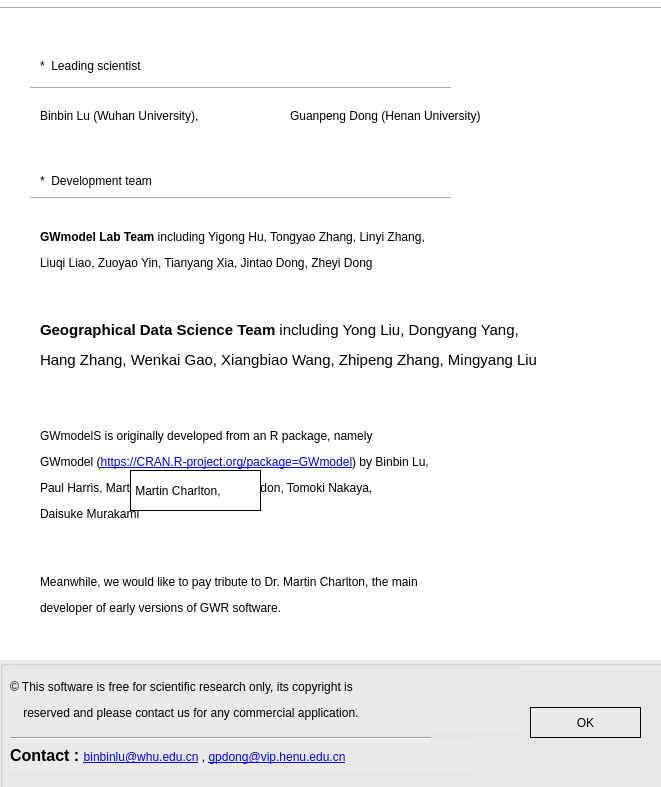
<?xml version="1.0" encoding="UTF-8"?>
<ui version="4.0">
 <class>aboutDevelopers</class>
 <widget class="QDialog" name="aboutDevelopers">
  <property name="geometry">
   <rect>
    <x>0</x>
    <y>0</y>
    <width>661</width>
    <height>787</height>
   </rect>
  </property>
  <property name="windowTitle">
   <string>Dialog</string>
  </property>
  <property name="styleSheet">
   <string notr="true">background-color: rgb(255, 255, 255);</string>
  </property>
  <widget class="QGroupBox" name="groupBox">
   <property name="geometry">
    <rect>
     <x>0</x>
     <y>660</y>
     <width>781</width>
     <height>131</height>
    </rect>
   </property>
   <property name="sizePolicy">
    <sizepolicy hsizetype="Expanding" vsizetype="Preferred">
     <horstretch>0</horstretch>
     <verstretch>0</verstretch>
    </sizepolicy>
   </property>
   <property name="styleSheet">
    <string notr="true">background-color: rgb(234, 234, 234);</string>
   </property>
   <property name="title">
    <string/>
   </property>
   <widget class="QPushButton" name="btnOK">
    <property name="geometry">
     <rect>
      <x>530</x>
      <y>47</y>
      <width>111</width>
      <height>31</height>
     </rect>
    </property>
    <property name="styleSheet">
     <string notr="true">border:1px solid rgb(0, 0, 0);
</string>
    </property>
    <property name="text">
     <string>OK</string>
    </property>
   </widget>
   <widget class="QLabel" name="label_8">
    <property name="geometry">
     <rect>
      <x>10</x>
      <y>10</y>
      <width>511</width>
      <height>61</height>
     </rect>
    </property>
    <property name="styleSheet">
     <string notr="true">font: 11pt &quot;Times New Roman&quot;;</string>
    </property>
    <property name="text">
     <string>&lt;html&gt;&lt;head/&gt;&lt;body&gt;&lt;p&gt;© This software is free for scientific research only, its copyright is &lt;/p&gt;&lt;p&gt;    reserved and please contact us for any commercial application.&lt;/p&gt;&lt;/body&gt;&lt;/html&gt;</string>
    </property>
   </widget>
   <widget class="QLabel" name="label_10">
    <property name="geometry">
     <rect>
      <x>10</x>
      <y>80</y>
      <width>461</width>
      <height>31</height>
     </rect>
    </property>
    <property name="styleSheet">
     <string notr="true">font: 11pt &quot;Times New Roman&quot;;</string>
    </property>
    <property name="text">
     <string>&lt;html&gt;&lt;head/&gt;&lt;body&gt;&lt;p&gt;&lt;span style=&quot; font-size:12pt; font-weight:600;&quot;&gt;Contact : &lt;/span&gt;&lt;a href=&quot;binbinlu@whu.edu.cn&quot;&gt;&lt;span style=&quot; text-decoration: underline; color:#0000ff;&quot;&gt;binbinlu@whu.edu.cn&lt;/span&gt;&lt;/a&gt; , &lt;a href=&quot;gpdong@vip.henu.edu.cn&quot;&gt;&lt;span style=&quot; text-decoration: underline; color:#0000ff;&quot;&gt;gpdong@vip.henu.edu.cn&lt;/span&gt;&lt;/a&gt;&lt;/p&gt;&lt;/body&gt;&lt;/html&gt;</string>
    </property>
   </widget>
   <widget class="Line" name="line_4">
    <property name="geometry">
     <rect>
      <x>10</x>
      <y>70</y>
      <width>421</width>
      <height>16</height>
     </rect>
    </property>
    <property name="orientation">
     <enum>Qt::Horizontal</enum>
    </property>
   </widget>
  </widget>
  <widget class="Line" name="line">
   <property name="geometry">
    <rect>
     <x>0</x>
     <y>0</y>
     <width>661</width>
     <height>16</height>
    </rect>
   </property>
   <property name="orientation">
    <enum>Qt::Horizontal</enum>
   </property>
  </widget>
  <widget class="QLabel" name="label">
   <property name="geometry">
    <rect>
     <x>40</x>
     <y>50</y>
     <width>191</width>
     <height>31</height>
    </rect>
   </property>
   <property name="styleSheet">
    <string notr="true">font: 75 14pt &quot;Times New Roman&quot;;</string>
   </property>
   <property name="text">
    <string>*  Leading scientist</string>
   </property>
  </widget>
  <widget class="Line" name="line_2">
   <property name="geometry">
    <rect>
     <x>30</x>
     <y>80</y>
     <width>421</width>
     <height>16</height>
    </rect>
   </property>
   <property name="orientation">
    <enum>Qt::Horizontal</enum>
   </property>
  </widget>
  <widget class="QLabel" name="label_5">
   <property name="geometry">
    <rect>
     <x>40</x>
     <y>170</y>
     <width>351</width>
     <height>21</height>
    </rect>
   </property>
   <property name="styleSheet">
    <string notr="true">font: 75 14pt &quot;Times New Roman&quot;;</string>
   </property>
   <property name="text">
    <string>*  Development team</string>
   </property>
  </widget>
  <widget class="Line" name="line_3">
   <property name="geometry">
    <rect>
     <x>30</x>
     <y>190</y>
     <width>421</width>
     <height>16</height>
    </rect>
   </property>
   <property name="orientation">
    <enum>Qt::Horizontal</enum>
   </property>
  </widget>
  <widget class="QLabel" name="label_6">
   <property name="geometry">
    <rect>
     <x>40</x>
     <y>220</y>
     <width>561</width>
     <height>61</height>
    </rect>
   </property>
   <property name="styleSheet">
    <string notr="true">font: 11pt &quot;Times New Roman&quot;;</string>
   </property>
   <property name="text">
    <string>&lt;html&gt;&lt;head/&gt;&lt;body&gt;&lt;p&gt;&lt;span style=&quot; font-weight:600;&quot;&gt;GWmodel Lab Team&lt;/span&gt; including Yigong Hu, Tongyao Zhang, Linyi Zhang, &lt;/p&gt;&lt;p&gt;Liuqi Liao, Zuoyao Yin, Tianyang Xia, Jintao Dong, Zheyi Dong&lt;/p&gt;&lt;/body&gt;&lt;/html&gt;</string>
   </property>
  </widget>
  <widget class="QLabel" name="label_4">
   <property name="geometry">
    <rect>
     <x>290</x>
     <y>100</y>
     <width>301</width>
     <height>31</height>
    </rect>
   </property>
   <property name="styleSheet">
    <string notr="true">font: 11pt &quot;Times New Roman&quot;;</string>
   </property>
   <property name="text">
    <string>Guanpeng Dong (Henan University)</string>
   </property>
  </widget>
  <widget class="QLabel" name="label_3">
   <property name="geometry">
    <rect>
     <x>130</x>
     <y>470</y>
     <width>131</width>
     <height>41</height>
    </rect>
   </property>
   <property name="styleSheet">
    <string notr="true">border: 1px solid rgb(0,0,0);
font: 11pt &quot;Times New Roman&quot;;</string>
   </property>
   <property name="text">
    <string> Martin Charlton,</string>
   </property>
   <property name="indent">
    <number>1</number>
   </property>
  </widget>
  <widget class="QLabel" name="label_2">
   <property name="geometry">
    <rect>
     <x>40</x>
     <y>100</y>
     <width>231</width>
     <height>31</height>
    </rect>
   </property>
   <property name="styleSheet">
    <string notr="true">font: 11pt &quot;Times New Roman&quot;;</string>
   </property>
   <property name="text">
    <string>Binbin Lu (Wuhan University),</string>
   </property>
  </widget>
  <widget class="QLabel" name="label_7">
   <property name="geometry">
    <rect>
     <x>40</x>
     <y>570</y>
     <width>671</width>
     <height>51</height>
    </rect>
   </property>
   <property name="styleSheet">
    <string notr="true">font: 75 italic 10pt &quot;Times New Roman&quot;;</string>
   </property>
   <property name="text">
    <string>&lt;html&gt;&lt;head/&gt;&lt;body&gt;&lt;p&gt;Meanwhile, we would like to pay tribute to Dr. Martin Charlton, the main &lt;/p&gt;&lt;p&gt;developer of early versions of GWR software.&lt;/p&gt;&lt;/body&gt;&lt;/html&gt;</string>
   </property>
  </widget>
  <widget class="QLabel" name="label_12">
   <property name="geometry">
    <rect>
     <x>40</x>
     <y>310</y>
     <width>571</width>
     <height>71</height>
    </rect>
   </property>
   <property name="styleSheet">
    <string notr="true">font: 11pt &quot;Times New Roman&quot;;</string>
   </property>
   <property name="text">
    <string>&lt;html&gt;&lt;head/&gt;&lt;body&gt;&lt;p&gt;&lt;span style=&quot; font-size:11pt; font-weight:600;&quot;&gt;Geographical Data Science Team&lt;/span&gt;&lt;span style=&quot; font-size:11pt;&quot;&gt; including Yong Liu, Dongyang Yang, &lt;/span&gt;&lt;/p&gt;&lt;p&gt;&lt;span style=&quot; font-size:11pt;&quot;&gt;Hang Zhang, Wenkai Gao, Xiangbiao Wang, Zhipeng Zhang, Mingyang Liu&lt;/span&gt;&lt;/p&gt;&lt;/body&gt;&lt;/html&gt;</string>
   </property>
  </widget>
  <widget class="QLabel" name="label_13">
   <property name="geometry">
    <rect>
     <x>40</x>
     <y>410</y>
     <width>581</width>
     <height>131</height>
    </rect>
   </property>
   <property name="styleSheet">
    <string notr="true">font: 11pt &quot;Times New Roman&quot;;</string>
   </property>
   <property name="text">
    <string>&lt;html&gt;&lt;head/&gt;&lt;body&gt;&lt;p&gt;GWmodelS is originally developed from an R package, namely &lt;/p&gt;&lt;p&gt;GWmodel (&lt;a href=&quot;https://CRAN.R-project.org/package=GWmodel&quot;&gt;&lt;span style=&quot; text-decoration: underline; color:#0000ff;&quot;&gt;https://CRAN.R-project.org/package=GWmodel&lt;/span&gt;&lt;/a&gt;) by Binbin Lu, &lt;/p&gt;&lt;p&gt;Paul Harris, Martin Charlton , Chris Brunsdon, Tomoki Nakaya, &lt;/p&gt;&lt;p&gt;Daisuke Murakami&lt;/p&gt;&lt;/body&gt;&lt;/html&gt;</string>
   </property>
  </widget>
  <zorder>groupBox</zorder>
  <zorder>line</zorder>
  <zorder>label</zorder>
  <zorder>line_2</zorder>
  <zorder>label_5</zorder>
  <zorder>line_3</zorder>
  <zorder>label_6</zorder>
  <zorder>label_4</zorder>
  <zorder>label_2</zorder>
  <zorder>label_7</zorder>
  <zorder>label_12</zorder>
  <zorder>label_13</zorder>
  <zorder>label_3</zorder>
 </widget>
 <resources/>
 <connections>
  <connection>
   <sender>btnOK</sender>
   <signal>clicked()</signal>
   <receiver>aboutDevelopers</receiver>
   <slot>close()</slot>
   <hints>
    <hint type="sourcelabel">
     <x>546</x>
     <y>273</y>
    </hint>
    <hint type="destinationlabel">
     <x>319</x>
     <y>147</y>
    </hint>
   </hints>
  </connection>
 </connections>
</ui>
